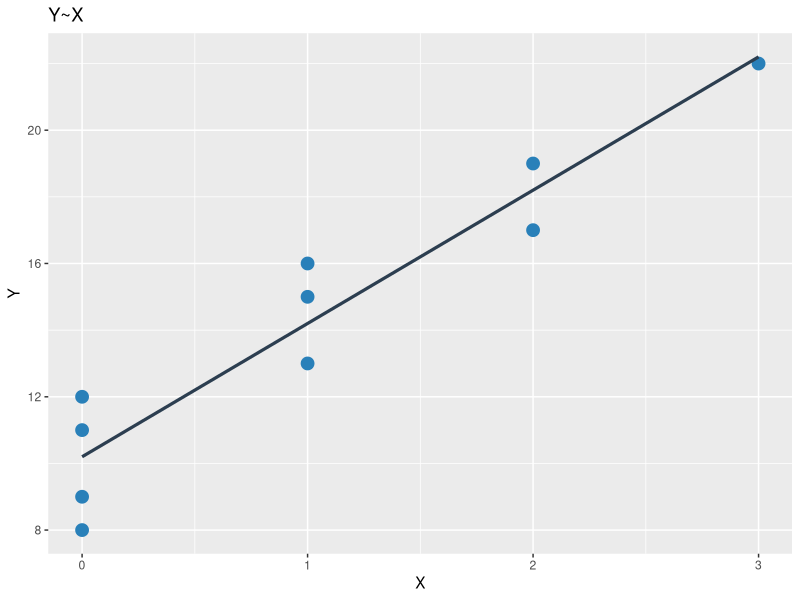

Generate this figure with R:
## ---- chunk 1
library(ggplot2)
library(gridExtra)
X <- c(1, 0, 2, 0, 3, 1, 0, 1, 2, 0)
Y <- c(16, 9, 17, 12, 22, 13, 8, 15, 19, 11)
data1 <- data.frame(X,Y)
fit <- lm('Y~X',data1)
summary(fit)
lm.scatter <- ggplot(data1, aes(x=X, y=Y)) + 
  geom_point(color='#2980B9', size = 4) + 
  geom_smooth(method = lm, se=FALSE, fullrange=TRUE, color='#2C3E50', size=1.1) + 
  labs(title='Y~X')
grid.arrange(lm.scatter)
